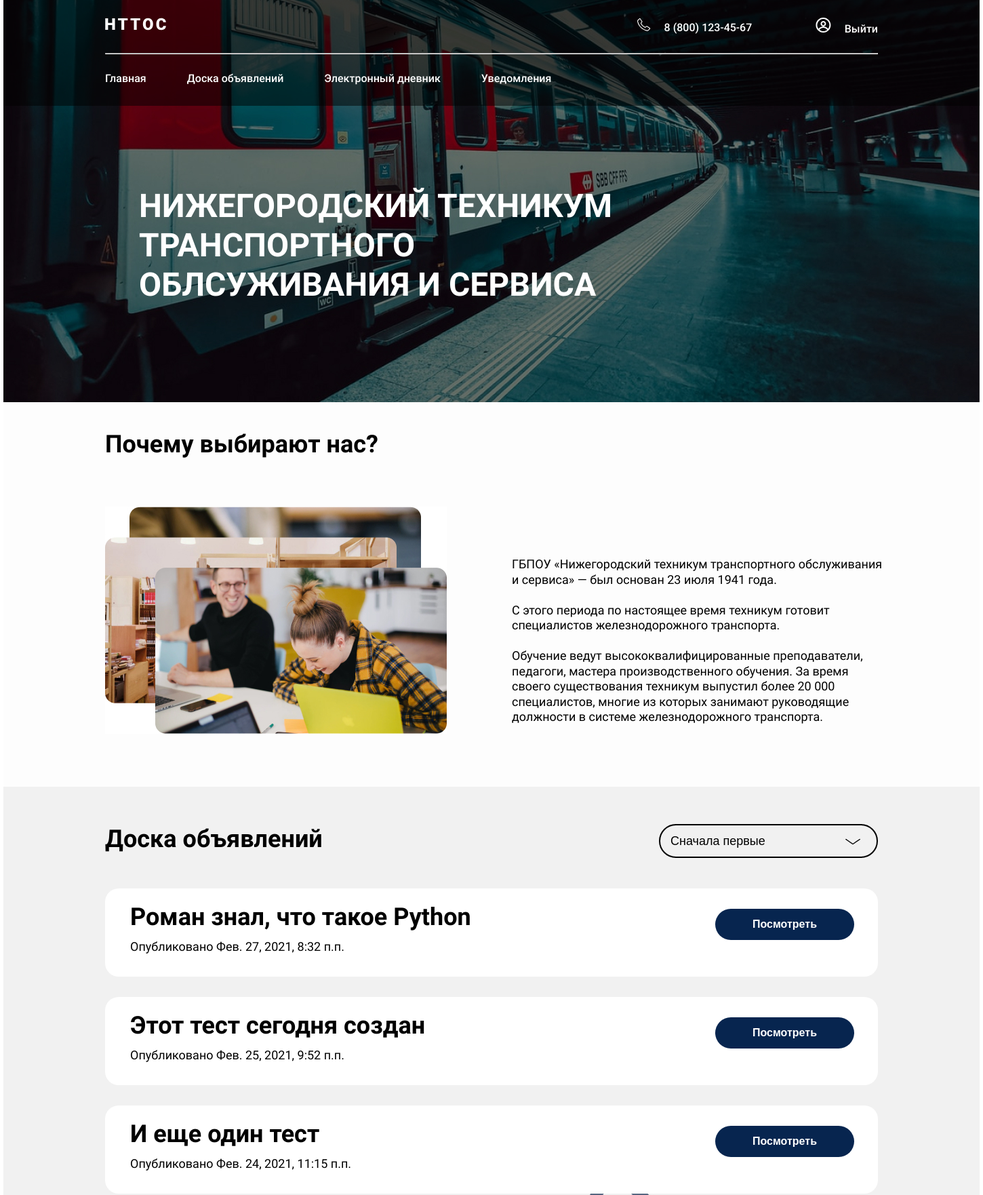
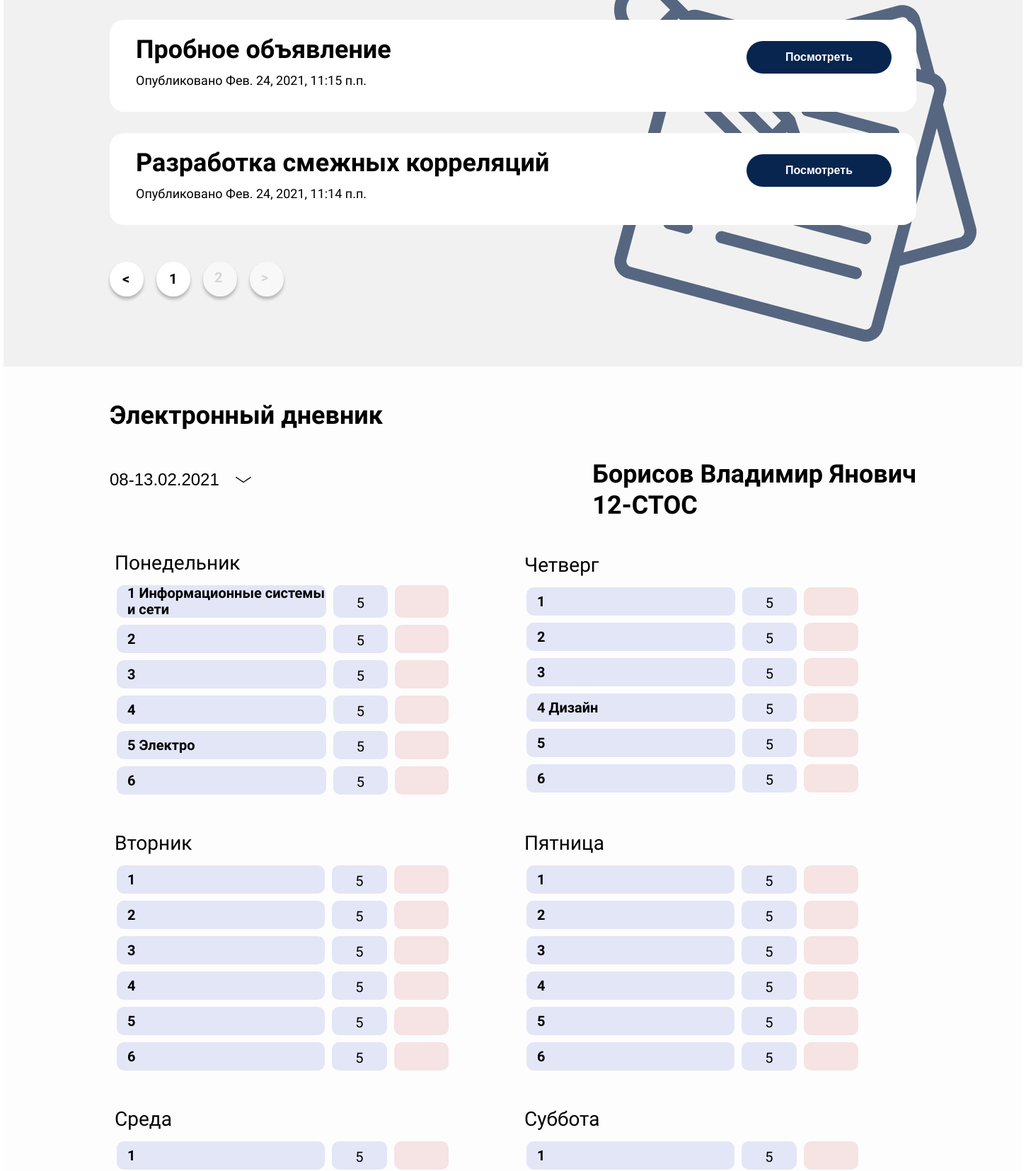
/student/borisov-vladimir-yanovich (upper part), run on the app's committed database (2 pictures, top to bottom).
### diary/models.py (models this page shows, shortened)
class News(models.Model):
    title = models.CharField(max_length=100, verbose_name='Название')
    slug = models.SlugField(max_length=100, unique=True, verbose_name='URL объявления')
    description = models.TextField(verbose_name='Содержание')
    published_at = models.DateTimeField(auto_now_add=True, )
    picture1 = models.ImageField(upload_to='picture_news/%Y/%m/%d-1', verbose_name='Иллюстрация 1', blank=True)
    picture2 = models.ImageField(upload_to='picture_news/%Y/%m/%d-2', verbose_name='Иллюстрация 2', blank=True)
    published_for_parents = models.BooleanField(verbose_name='Для родителей')
    published_for_teacher = models.BooleanField(verbose_name='Для учителей')
    def get_absolute_url(self):
        return reverse('news', kwargs={'news_slug': self.slug})
    class Meta:
        verbose_name = 'Объявление '
        verbose_name_plural = 'Объявления'
        ordering = ('-published_at', )

class Student(models.Model):
    lastname = models.CharField(max_length=20, verbose_name='Фамилия')
    firstname = models.CharField(max_length=20, verbose_name='Имя')
    patronymic = models.CharField(max_length=20, verbose_name='Отчество')
    slug = models.SlugField(max_length=64, unique=True, verbose_name='URL студента')
    n_group = models.ForeignKey('StudentGroup', on_delete=models.CASCADE, verbose_name='Номер группы')
    def __str__(self):
        name = f'{self.lastname} {self.firstname} {self.patronymic}'
        return name
    class Meta:
        verbose_name = 'Студент'
        verbose_name_plural = 'Студенты'

class StudentGroup(models.Model):
    number = models.CharField(max_length=20, verbose_name='Номер группы')
    def __str__(self):
        return self.number
    class Meta:
        verbose_name = 'Группа'
        verbose_name_plural = 'Группы'

class Weekday(models.Model):
    name = models.CharField(max_length=12, verbose_name='День недели')
    def __str__(self):
        return self.name
    class Meta:
        verbose_name = 'День недели'
        verbose_name_plural = 'Дни недели'

class ScheduleGroup(models.Model):
    discipline = models.ForeignKey('TeacherDiscipline', on_delete=models.CASCADE, verbose_name='Дисциплина')
    lesson = models.ForeignKey('NumberLesson', on_delete=models.CASCADE, verbose_name='Пара')
    class_room = models.IntegerField(verbose_name='Номер аудитории')
    weekday = models.ForeignKey('Weekday', on_delete=models.CASCADE, verbose_name='День недели')
    n_group = models.ForeignKey('StudentGroup', on_delete=models.CASCADE, verbose_name='Номер группы')
    class Meta:
        verbose_name = 'Пара'
        verbose_name_plural = 'Пары'

class TeacherDiscipline(models.Model):
    teacher = models.ForeignKey('Teacher', on_delete=models.CASCADE, verbose_name='Учитель')
    discipline = models.ForeignKey('Discipline', on_delete=models.CASCADE, verbose_name='Дисциплина')
    class Meta:
        verbose_name = 'предмет'
        verbose_name_plural = 'Дисциплины учителя'

class Discipline(models.Model):
    name = models.CharField(max_length=50, verbose_name='Название дисциплины')
    def __str__(self):
        return self.name
    class Meta:
        verbose_name = 'дисциплину'
        verbose_name_plural = 'Дисциплины'

### diary/views.py (the view)
# urls.py: path('student/<slug:student_name>', ParentsView.as_view(), name='student'),
class ParentsView(View):
    def get(self, request, student_name):
        student = get_object_or_404(Student, slug=student_name)
        schedule = {}
        weekdays = Weekday.objects.all()
        weekdays_n = [0, 3, 1, 4, 2, 5]
        for n in range(0, 6):
            weekdays_n[n] = weekdays[weekdays_n[n]]
        for weekday in weekdays_n:
            a = ['', '', '', '', '', '']
            lessons = weekday.schedulegroup_set.filter(n_group=student.n_group)
            for n in range(0, 6):
                for l in lessons:
                    if l.lesson.pk == n+1:
                        a[n]=l
            schedule[weekday] = a
        ''' Отображение новостей и пагинация'''
        order_news = request.GET.get('sorting')
        menu = {'#glavnaya': 'Главная',
                '#dosca': 'Доска объявлений',
                '#dnevnik': 'Электронный дневник',
                '#uved': 'Уведомления'
                }
        news = News.objects.filter(published_for_parents=True)
        paginator_news = Paginator(news, 5)
        page_number = request.GET.get('page')
        page_obj = paginator_news.get_page(page_number)
        return render(request, 'index_perents.html', context={'student': student,
                                                              'menu': menu.items(),
                                                              'schedule': schedule.items(),
                                                              'title': f'Дневник|{student}',
                                                              'chet': [2, 4, 6],
                                                              'news': page_obj,
                                                              })

### templates/index_perents.html (shortened to what this page needs)
{% extends 'base_index.html'%}
{%block body%}
    <div id="dnevnik" >
         <section class="diary_par">
              <div class="board_wrapper">
                  <p class="title_about"> Электронный дневник</p>
                  <div class="week_days">
                        <select name="sorting" id="sorting_week" class="sorting_week">
                          <option value="1">08-13.02.2021</option>
                        </select>
                  </div>
                  <div class="name_stud">
                       <p class="title_about" > {{student}}</p>
                      <p class="title_about" > {{student.n_group}}</p>
                  </div>
                <table class = "tablle">
                <tr>
                    {%for weekday,schedule_d in schedule%}
                        {%if forloop.counter in chet%}
                            <td> <p class="week"> {{weekday}} </p>
                            <table class="dnevnik">
                            {%for lesson in schedule_d%}
                            <tr> <th> {{forloop.counter}} {{lesson.discipline.discipline|capfirst}} </th>  <td class="mark"> 5 </td>  <td class="atten"> </td>
                            {%endfor%}
                        </table>
                        </td></tr>
                            <tr>
                        {%else%}
                            <td> <p class="week"> {{weekday}} </p>
                            <table class="dnevnik">
                                {%for lesson in schedule_d%}
                                <tr> <th> {{forloop.counter}} {{lesson.discipline.discipline|capfirst}} </th>  <td class="mark"> 5 </td>  <td class="atten"> </td>
                                {%endfor%}
                            </table>
                            </td>
                        {%endif%}
                    {%endfor%}
                </tr>
                </table>
              </div>
         </section>
    </div>
{%endblock%}

### templates/base_index.html (shortened to what this page needs)
<!DOCTYPE html>
<html lang="ru">
{%load static%}
<head>
    <link rel = "stylesheet" href= "{%static '/css/style_p.css' %}">
    <link rel = "stylesheet" href= "{%static '/css/style_t.css' %}">
     <link rel = "stylesheet" href= "{%static '/css/footer.css' %}">
    <link rel = "stylesheet" href= "{%static '/css/diary.css' %}">
    <link rel = "stylesheet" href= "{%static '/css/news.css' %}">
    <link rel = "stylesheet" href= "{%static '/css/notify.css' %}">
    <link rel = "stylesheet" href= "{%static '/css/journal.css' %}">
    <link rel = "stylesheet" href= "{%static '/css/submission2.css' %}">
    <link rel = "stylesheet" href= "{%static '/css/scheduleteacher.css' %}">
</head>
<body>
<div id="glavnaya" class="container">
<header class="header_rect"></header>
    <header class="header">
    <div class="wrapper">
        <div class="header_wrapper">
        <div class="header_logo">
            <a href="/" class="header_logo-link">
                <img src="{%static '/img/svg/logo.svg' %}" alt="ННТОС" class="header_logo-pic">
            </a>
        </div>
        <nav class="header_nav">
        <ul class="header-list">
         <li class="header-item">
             <img src="{%static '/img/svg/phone.svg'%}" alt="phone" class="phone" style="margin-right: 15px;" >
             <a href="#!" class="header-link">8 (800) 123-45-67</a>
         </li>
         <li class="header-item">
             <img src="{%static '/img/svg/profil.svg'%}" alt="profil" class="profil" style="margin-right: 15px;" >
             <a href="{%url 'logout'%}" class="header-link">Выйти</a>
         </li>
        </ul>
        </nav>
        <div class="line">
            <hr width="1140px";/>
        </div>
        </div>
        <div class="header1_wrapper">
            <nav class="header1_nav">
                <ul class="header-list">
                    {%for link, title_m in menu%}
                    <li class="header1-item">
                         <a href={{link}} class="header-link">{{title_m}}</a>
                    </li>
                    {%endfor%}
                </ul>
            </nav>
        </div>
    </div>
    </header>
    <main class="main">
        <section class="mainimg">
            <div class="NNTOS">
        <p>НИЖЕГОРОДСКИЙ ТЕХНИКУМ ТРАНСПОРТНОГО ОБЛСУЖИВАНИЯ И СЕРВИСА</p>
    </div>
    </section>
    <div class="about_us">
    <section class="about">
        <div class="left_block">
            <p class="title_about"> Почему выбирают нас?</p>
                <img src="{%static '/img/students.jpg'%}" alt="st" class="students">
        </div>
        <div  id="dosca"  class="right_block">
            <p class="abz">
            <p class="abz1"> ГБПОУ «Нижегородский техникум транспортного обслуживания и сервиса» —  был основан 23 июля 1941 года.</p>
              <p> <br> </p>
            <p class="abz2">С этого  периода по настоящее время техникум готовит специалистов железнодорожного транспорта.</p>
              <p> <br> </p>
            <p class="abz3">Обучение ведут высококвалифицированные преподаватели, педагоги, мастера производственного обучения. За время своего существования техникум выпустил более 20 000 специалистов, многие из которых занимают руководящие должности  в системе железнодорожного транспорта.</p>
            </p>
        </div>
    </section>
    </div>
    <div class="b_parent">
        <section class="board_parents">
        <div class="board_wrapper">
            <div class="title_bord">
            <div class="left_bord">
            <p class="board_txt">Доска объявлений</p>
            </div>
            <div class="right_bord">
                <form method="post">
                <select name="sorting" id="sorting" class="sorting">
                    <option value="first">Сначала первые</option>
                </select>
                </form>
            </div>
            </div>
        </div>
        {%for n in news%}
        <div class="board_wrapper">
            <div  class="block">
                <div class="txt_block">
                    <p class="title_block">{{n.title}}</p>
                    <p  style="margin-top: 10px;" class=""> Опубликовано {{n.published_at}}</p>
                </div>
                <div class="btn">
                    <button onclick="window.location.href = '{{n.get_absolute_url}}';" class="look" > Посмотреть</button>
                </div>
            </div>
        </div>
         {%endfor%}
 <div class="board_wrapper">
            <nav>
                {% if news.has_other_pages%}
                <ul class="pagination">
                    {% if news.has_previous%}
                        <li class="pagination-item">
                                <a href="?page={{news.previous_page_number}}#dosca">&lt;</a>
                        </li>
                        {%if news.number|add:-1 > news.paginator.page_range|first%}
                            <li class="pagination-item">
                                <a href="?page={{news.paginator.page_range|first}}#dosca">{{news.paginator.page_range|first}}</a>
                            </li>
                            <li class="paginpg-active">
                                        <p class="paginp">...</p>
                            </li>
                        {%endif%}
                    {%else%}
                    <li class="paginpg-active">
                        <p class="paginp">&lt;</p>
                    </li>
                    {%endif%}
                    {%for p in news.paginator.page_range%}
                        {% if news.has_previous%}
                            {%if news.number == p %}
                            <li class="paginpg-active">
                                <p class="paginp">{{p}}</p>
                            </li>
                            {%elif p >= news.number|add:-1 and p <= news.number|add:1 %}
                            <li class="pagination-item">
                                <a href="?page={{p}}#dosca">{{p}}</a>
                            </li>
                            {%endif%}
                        {%else%}
                            {%if news.number == p %}
                            <li class="paginpg-active">
                                <p class="paginp">{{p}}</p>
                            </li>
                            {%elif p >= news.number|add:-1 and p <= news.number|add:1 %}
                            <li class="pagination-item">
                                <a href="?page={{p}}#dosca">{{p}}</a>
                            </li>
                            {%endif%}
                        {%endif%}
                    {%endfor%}
                      {% if news.has_next%}
                            <li class="pagination-item">
                                <a href="?page={{news.next_page_number}}#dosca">&gt;</a>
                            </li>
                      {%else%}
                            <li class="paginpg-active">
                                <p class="paginp">&gt;</p>
                            </li>
                      {%endif%}
                {%endif%}
	            </ul>
            </nav>
        </div>
        </section>
    </div>
        {%block body%}
        {%endblock%}
        </main>
</div>
</body>
</html>

### data on the page
News: title "Роман знал, что такое Python", published_at "Фев. 27, 2021, 8:32 п.п."
News: title "Этот тест сегодня создан", published_at "Фев. 25, 2021, 9:52 п.п."
News: title "И еще один тест", published_at "Фев. 24, 2021, 11:15 п.п."
News: title "Пробное объявление", published_at "Фев. 24, 2021, 11:15 п.п."
News: title "Разработка смежных корреляций", published_at "Фев. 24, 2021, 11:14 п.п."
Student: lastname+firstname+patronymic "Борисов Владимир Янович", n_group "12-СТОС"
Weekday: name "Понедельник"
ScheduleGroup: discipline.discipline "Информационные системы и сети"
ScheduleGroup: discipline.discipline "Электро"
Weekday: name "Четверг"
ScheduleGroup: discipline.discipline "Дизайн"
Weekday: name "Вторник"
Weekday: name "Пятница"
Weekday: name "Среда"
Weekday: name "Суббота"

### other printed values
{{ title_m }} "Главная" "Доска объявлений" "Электронный дневник" "Уведомления"
{{ p }} "1"
{{ p }} "2"
